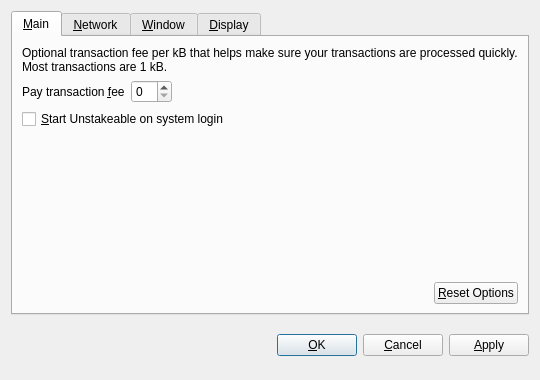
<?xml version="1.0" encoding="UTF-8"?>
<ui version="4.0">
 <class>OptionsDialog</class>
 <widget class="QDialog" name="OptionsDialog">
  <property name="geometry">
   <rect>
    <x>0</x>
    <y>0</y>
    <width>540</width>
    <height>380</height>
   </rect>
  </property>
  <property name="windowTitle">
   <string>Options</string>
  </property>
  <property name="modal">
   <bool>true</bool>
  </property>
  <layout class="QVBoxLayout" name="verticalLayout">
   <item>
    <widget class="QTabWidget" name="tabWidget">
     <property name="tabPosition">
      <enum>QTabWidget::North</enum>
     </property>
     <property name="currentIndex">
      <number>0</number>
     </property>
     <widget class="QWidget" name="tabMain">
      <attribute name="title">
       <string>&amp;Main</string>
      </attribute>
      <layout class="QVBoxLayout" name="verticalLayout_Main">
       <item>
        <widget class="QLabel" name="transactionFeeInfoLabel">
         <property name="text">
          <string>Optional transaction fee per kB that helps make sure your transactions are processed quickly. Most transactions are 1 kB.</string>
         </property>
         <property name="textFormat">
          <enum>Qt::PlainText</enum>
         </property>
         <property name="wordWrap">
          <bool>true</bool>
         </property>
        </widget>
       </item>
       <item>
        <layout class="QHBoxLayout" name="horizontalLayout_1_Main">
         <item>
          <widget class="QLabel" name="transactionFeeLabel">
           <property name="text">
            <string>Pay transaction &amp;fee</string>
           </property>
           <property name="textFormat">
            <enum>Qt::PlainText</enum>
           </property>
           <property name="buddy">
            <cstring>transactionFee</cstring>
           </property>
          </widget>
         </item>
         <item>
          <widget class="BitcoinAmountField" name="transactionFee"/>
         </item>
         <item>
          <spacer name="horizontalSpacer_1_Main">
           <property name="orientation">
            <enum>Qt::Horizontal</enum>
           </property>
           <property name="sizeHint" stdset="0">
            <size>
             <width>40</width>
             <height>20</height>
            </size>
           </property>
          </spacer>
         </item>
        </layout>
       </item>
       <item>
        <widget class="QCheckBox" name="bitcoinAtStartup">
         <property name="toolTip">
          <string>Automatically start Unstakeable after logging in to the system.</string>
         </property>
         <property name="text">
          <string>&amp;Start Unstakeable on system login</string>
         </property>
        </widget>
       </item>
       <item>
        <spacer name="verticalSpacer_Main">
         <property name="orientation">
          <enum>Qt::Vertical</enum>
         </property>
         <property name="sizeHint" stdset="0">
          <size>
           <width>20</width>
           <height>40</height>
          </size>
         </property>
        </spacer>
       </item>
       <item>
        <layout class="QHBoxLayout" name="horizontalLayout_2_Main">
         <item>
          <spacer name="horizontalSpacer_2_Main">
           <property name="orientation">
            <enum>Qt::Horizontal</enum>
           </property>
           <property name="sizeHint" stdset="0">
            <size>
             <width>40</width>
             <height>20</height>
            </size>
           </property>
          </spacer>
         </item>
         <item>
          <widget class="QPushButton" name="resetButton">
           <property name="toolTip">
            <string>Reset all client options to default.</string>
           </property>
           <property name="text">
            <string>&amp;Reset Options</string>
           </property>
           <property name="autoDefault">
            <bool>false</bool>
           </property>
          </widget>
         </item>
        </layout>
       </item>
      </layout>
     </widget>
     <widget class="QWidget" name="tabNetwork">
      <attribute name="title">
       <string>&amp;Network</string>
      </attribute>
      <layout class="QVBoxLayout" name="verticalLayout_Network">
       <item>
        <widget class="QCheckBox" name="mapPortUpnp">
         <property name="toolTip">
          <string>Automatically open the Unstakeable client port on the router. This only works when your router supports UPnP and it is enabled.</string>
         </property>
         <property name="text">
          <string>Map port using &amp;UPnP</string>
         </property>
        </widget>
       </item>
       <item>
        <widget class="QCheckBox" name="connectSocks">
         <property name="toolTip">
          <string>Connect to the Unstakeable network through a SOCKS proxy (e.g. when connecting through Tor).</string>
         </property>
         <property name="text">
          <string>&amp;Connect through SOCKS proxy:</string>
         </property>
        </widget>
       </item>
       <item>
        <layout class="QHBoxLayout" name="horizontalLayout_Network">
         <item>
          <widget class="QLabel" name="proxyIpLabel">
           <property name="text">
            <string>Proxy &amp;IP:</string>
           </property>
           <property name="textFormat">
            <enum>Qt::PlainText</enum>
           </property>
           <property name="buddy">
            <cstring>proxyIp</cstring>
           </property>
          </widget>
         </item>
         <item>
          <widget class="QValidatedLineEdit" name="proxyIp">
           <property name="maximumSize">
            <size>
             <width>140</width>
             <height>16777215</height>
            </size>
           </property>
           <property name="toolTip">
            <string>IP address of the proxy (e.g. 127.0.0.1)</string>
           </property>
          </widget>
         </item>
         <item>
          <widget class="QLabel" name="proxyPortLabel">
           <property name="text">
            <string>&amp;Port:</string>
           </property>
           <property name="textFormat">
            <enum>Qt::PlainText</enum>
           </property>
           <property name="buddy">
            <cstring>proxyPort</cstring>
           </property>
          </widget>
         </item>
         <item>
          <widget class="QLineEdit" name="proxyPort">
           <property name="maximumSize">
            <size>
             <width>55</width>
             <height>16777215</height>
            </size>
           </property>
           <property name="toolTip">
            <string>Port of the proxy (e.g. 9050)</string>
           </property>
          </widget>
         </item>
         <item>
          <widget class="QLabel" name="socksVersionLabel">
           <property name="text">
            <string>SOCKS &amp;Version:</string>
           </property>
           <property name="textFormat">
            <enum>Qt::PlainText</enum>
           </property>
           <property name="buddy">
            <cstring>socksVersion</cstring>
           </property>
          </widget>
         </item>
         <item>
          <widget class="QValueComboBox" name="socksVersion">
           <property name="toolTip">
            <string>SOCKS version of the proxy (e.g. 5)</string>
           </property>
          </widget>
         </item>
         <item>
          <spacer name="horizontalSpacer_Network">
           <property name="orientation">
            <enum>Qt::Horizontal</enum>
           </property>
           <property name="sizeHint" stdset="0">
            <size>
             <width>40</width>
             <height>20</height>
            </size>
           </property>
          </spacer>
         </item>
        </layout>
       </item>
       <item>
        <spacer name="verticalSpacer_Network">
         <property name="orientation">
          <enum>Qt::Vertical</enum>
         </property>
         <property name="sizeHint" stdset="0">
          <size>
           <width>20</width>
           <height>40</height>
          </size>
         </property>
        </spacer>
       </item>
      </layout>
     </widget>
     <widget class="QWidget" name="tabWindow">
      <attribute name="title">
       <string>&amp;Window</string>
      </attribute>
      <layout class="QVBoxLayout" name="verticalLayout_Window">
       <item>
        <widget class="QCheckBox" name="minimizeToTray">
         <property name="toolTip">
          <string>Show only a tray icon after minimizing the window.</string>
         </property>
         <property name="text">
          <string>&amp;Minimize to the tray instead of the taskbar</string>
         </property>
        </widget>
       </item>
       <item>
        <widget class="QCheckBox" name="minimizeOnClose">
         <property name="toolTip">
          <string>Minimize instead of exit the application when the window is closed. When this option is enabled, the application will be closed only after selecting Quit in the menu.</string>
         </property>
         <property name="text">
          <string>M&amp;inimize on close</string>
         </property>
        </widget>
       </item>
       <item>
        <spacer name="verticalSpacer_Window">
         <property name="orientation">
          <enum>Qt::Vertical</enum>
         </property>
         <property name="sizeHint" stdset="0">
          <size>
           <width>20</width>
           <height>40</height>
          </size>
         </property>
        </spacer>
       </item>
      </layout>
     </widget>
     <widget class="QWidget" name="tabDisplay">
      <attribute name="title">
       <string>&amp;Display</string>
      </attribute>
      <layout class="QVBoxLayout" name="verticalLayout_Display">
       <item>
        <layout class="QHBoxLayout" name="horizontalLayout_1_Display">
         <item>
          <widget class="QLabel" name="langLabel">
           <property name="text">
            <string>User Interface &amp;language:</string>
           </property>
           <property name="textFormat">
            <enum>Qt::PlainText</enum>
           </property>
           <property name="buddy">
            <cstring>lang</cstring>
           </property>
          </widget>
         </item>
         <item>
          <widget class="QValueComboBox" name="lang">
           <property name="toolTip">
            <string>The user interface language can be set here. This setting will take effect after restarting Unstakeable.</string>
           </property>
          </widget>
         </item>
        </layout>
       </item>
       <item>
        <layout class="QHBoxLayout" name="horizontalLayout_2_Display">
         <item>
          <widget class="QLabel" name="unitLabel">
           <property name="text">
            <string>&amp;Unit to show amounts in:</string>
           </property>
           <property name="textFormat">
            <enum>Qt::PlainText</enum>
           </property>
           <property name="buddy">
            <cstring>unit</cstring>
           </property>
          </widget>
         </item>
         <item>
          <widget class="QValueComboBox" name="unit">
           <property name="toolTip">
            <string>Choose the default subdivision unit to show in the interface and when sending coins.</string>
           </property>
          </widget>
         </item>
        </layout>
       </item>
       <item>
        <widget class="QCheckBox" name="displayAddresses">
         <property name="toolTip">
          <string>Whether to show Unstakeable addresses in the transaction list or not.</string>
         </property>
         <property name="text">
          <string>&amp;Display addresses in transaction list</string>
         </property>
        </widget>
       </item>
       <item>
        <spacer name="verticalSpacer_Display">
         <property name="orientation">
          <enum>Qt::Vertical</enum>
         </property>
         <property name="sizeHint" stdset="0">
          <size>
           <width>20</width>
           <height>40</height>
          </size>
         </property>
        </spacer>
       </item>
      </layout>
     </widget>
    </widget>
   </item>
   <item>
    <layout class="QHBoxLayout" name="horizontalLayout_Buttons">
     <item>
      <spacer name="horizontalSpacer_1">
       <property name="orientation">
        <enum>Qt::Horizontal</enum>
       </property>
       <property name="sizeHint" stdset="0">
        <size>
         <width>40</width>
         <height>48</height>
        </size>
       </property>
      </spacer>
     </item>
     <item>
      <widget class="QLabel" name="statusLabel">
       <property name="font">
        <font>
         <weight>75</weight>
         <bold>true</bold>
        </font>
       </property>
       <property name="text">
        <string/>
       </property>
       <property name="textFormat">
        <enum>Qt::PlainText</enum>
       </property>
       <property name="wordWrap">
        <bool>true</bool>
       </property>
      </widget>
     </item>
     <item>
      <spacer name="horizontalSpacer_2">
       <property name="orientation">
        <enum>Qt::Horizontal</enum>
       </property>
       <property name="sizeHint" stdset="0">
        <size>
         <width>40</width>
         <height>48</height>
        </size>
       </property>
      </spacer>
     </item>
     <item>
      <widget class="QPushButton" name="okButton">
       <property name="text">
        <string>&amp;OK</string>
       </property>
      </widget>
     </item>
     <item>
      <widget class="QPushButton" name="cancelButton">
       <property name="text">
        <string>&amp;Cancel</string>
       </property>
       <property name="autoDefault">
        <bool>false</bool>
       </property>
      </widget>
     </item>
     <item>
      <widget class="QPushButton" name="applyButton">
       <property name="text">
        <string>&amp;Apply</string>
       </property>
       <property name="autoDefault">
        <bool>false</bool>
       </property>
      </widget>
     </item>
    </layout>
   </item>
  </layout>
 </widget>
 <customwidgets>
  <customwidget>
   <class>BitcoinAmountField</class>
   <extends>QSpinBox</extends>
   <header>bitcoinamountfield.h</header>
  </customwidget>
  <customwidget>
   <class>QValueComboBox</class>
   <extends>QComboBox</extends>
   <header>qvaluecombobox.h</header>
  </customwidget>
  <customwidget>
   <class>QValidatedLineEdit</class>
   <extends>QLineEdit</extends>
   <header>qvalidatedlineedit.h</header>
  </customwidget>
 </customwidgets>
 <resources/>
 <connections/>
</ui>
